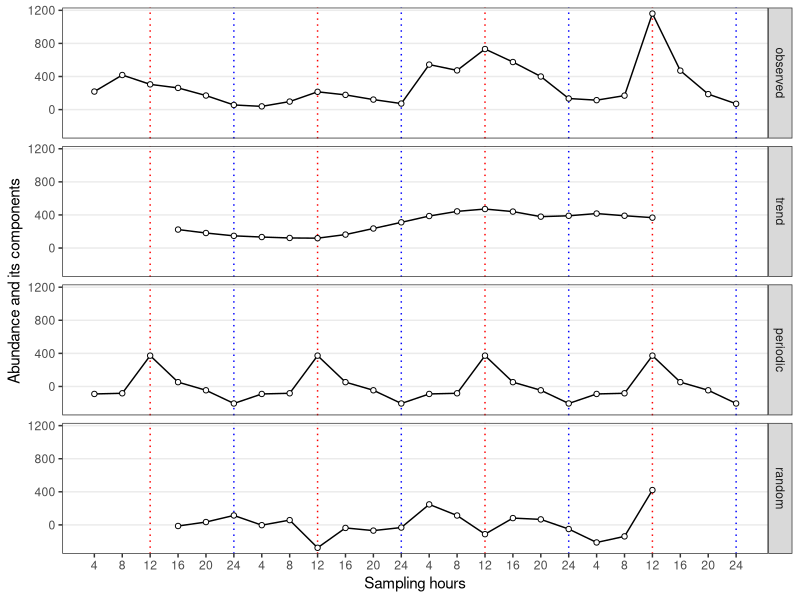
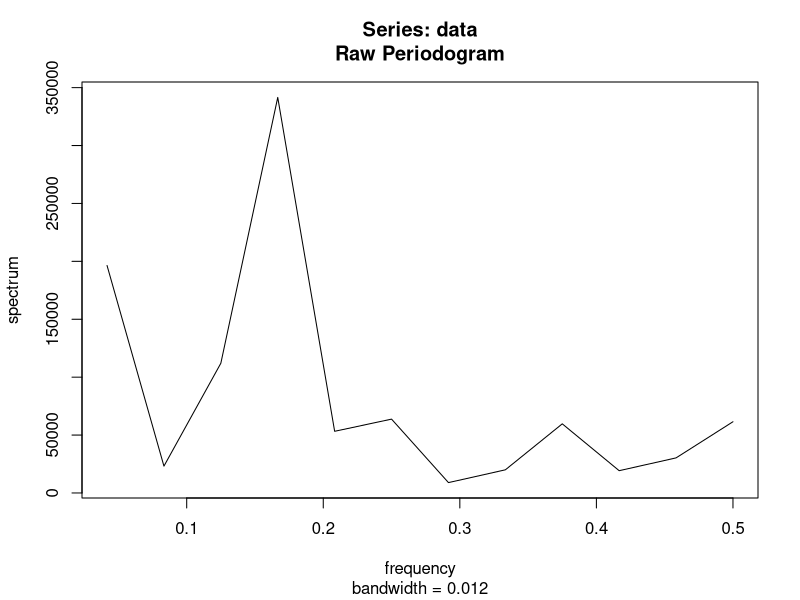
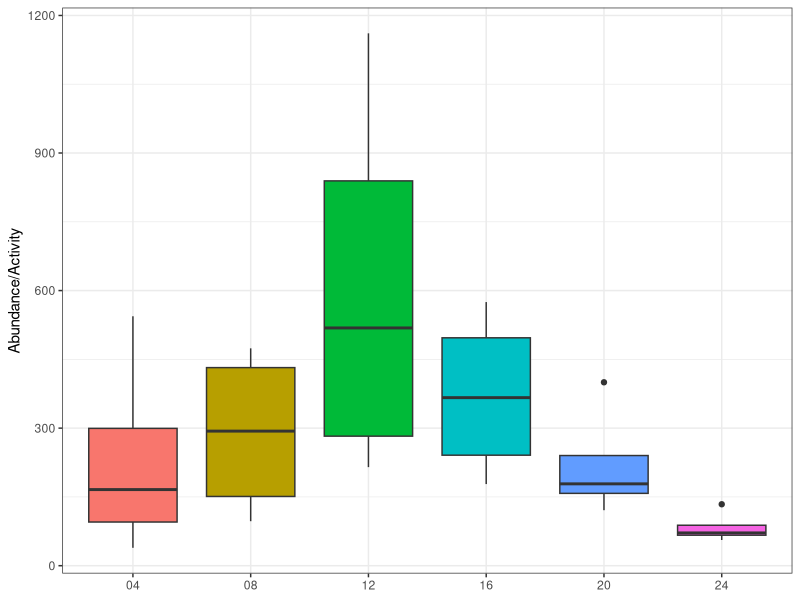
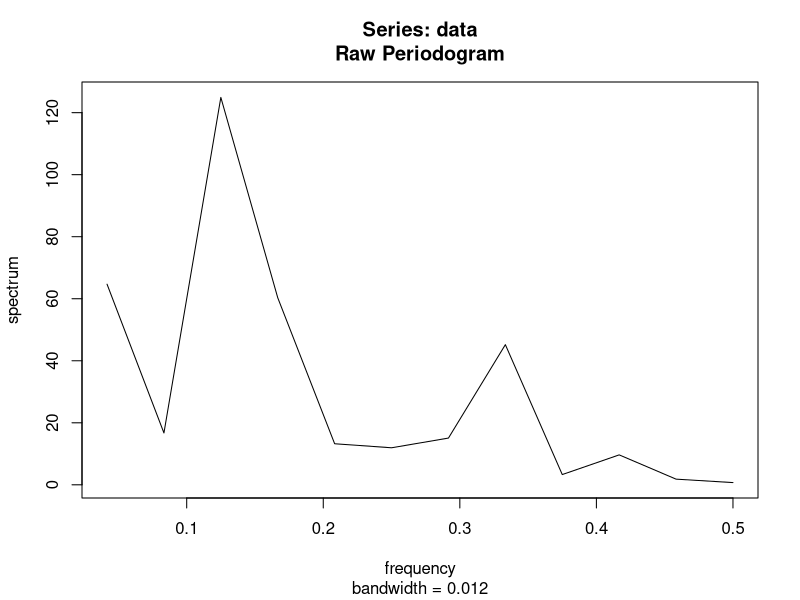
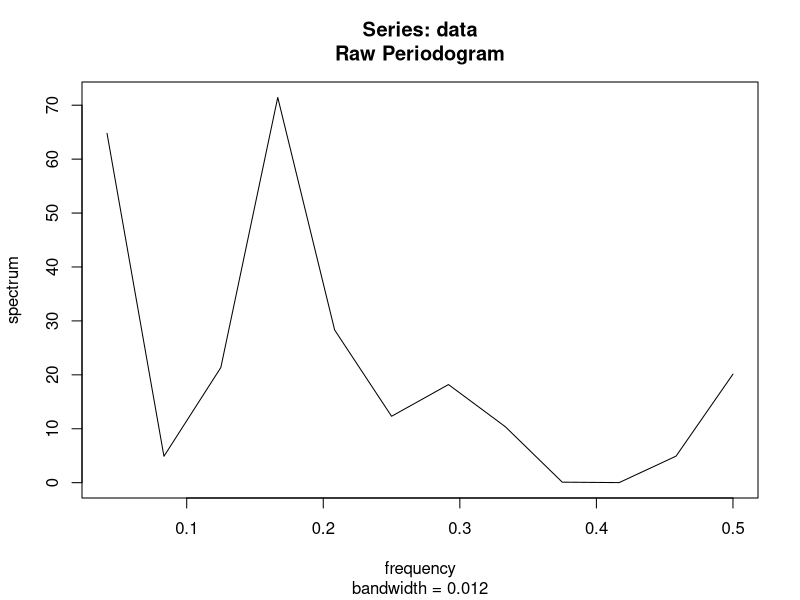
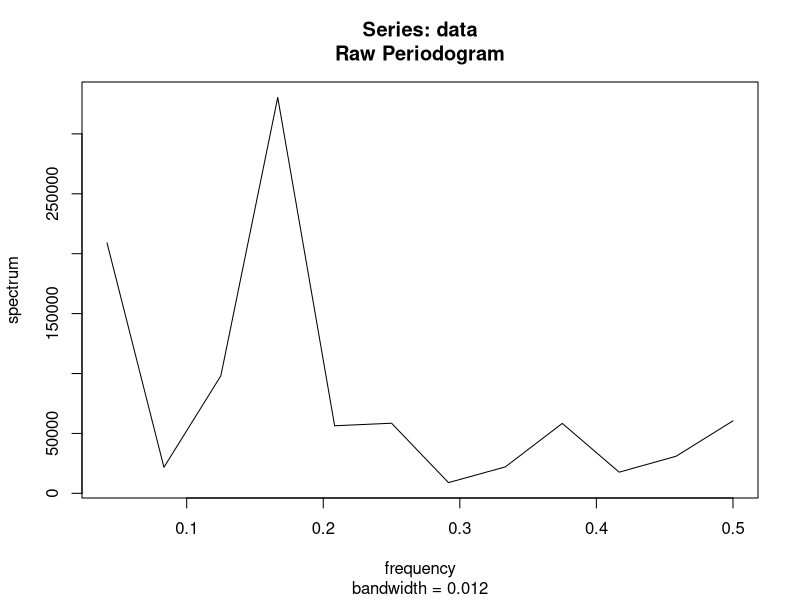
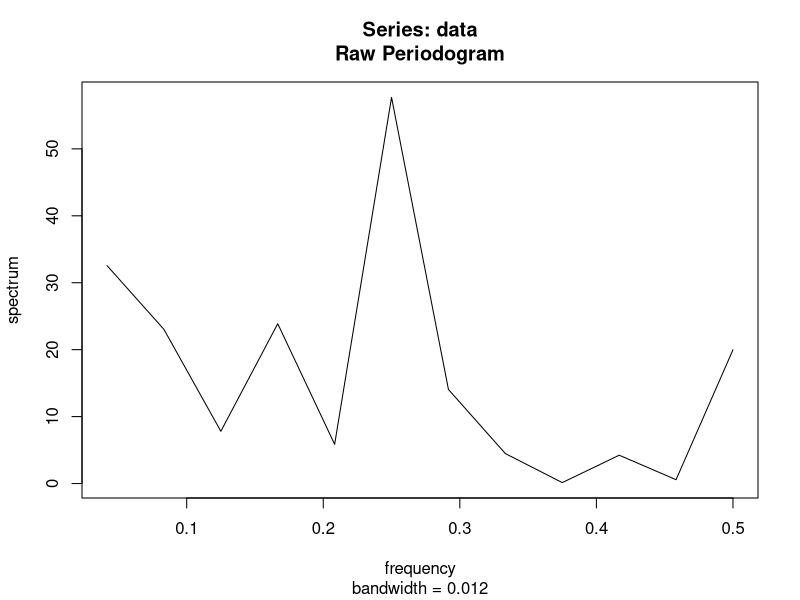
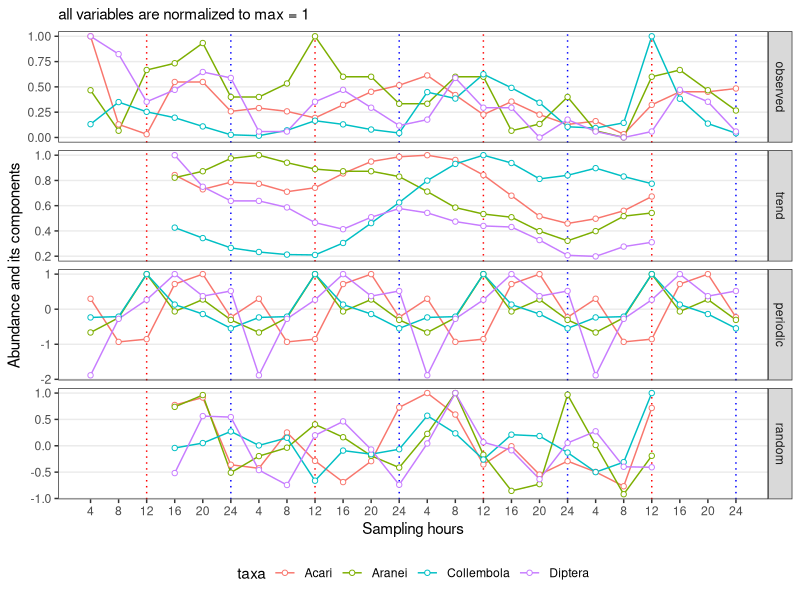

These charts were generated, in order, by the following R code: (Note: this script raises an error after producing the figures.)
library(tidyverse)
# custom functions --------------------------------------------------------
per2 <- function(data, periodicity_freq){
	data <- as.numeric(data)
	# Compute the power spectral density
	psd <- spec.pgram(data, log = "no", detrend = FALSE)

	# Compute the spectral density ratio (SDR)
	denom_freq_range <- c(periodicity_freq*0.9, periodicity_freq*1.1)
	
	denom_power <- mean(psd$spec[psd$freq >= denom_freq_range[1] | psd$freq <= denom_freq_range[2]])
	num_power <- psd$spec[abs(psd$freq - periodicity_freq) == min(abs(psd$freq - periodicity_freq))]
	sdr <- num_power/denom_power

	# Perform an F-test to test the significance of the SDR
	num_df <- 1
	denom_df <- psd$df
	num_mean <- num_power
	denom_mean <- denom_power
	f_stat <- (num_mean/denom_mean)/((num_df/num_mean)+(denom_df/denom_mean))
	p_val <- pf(f_stat, num_df, denom_df, lower.tail = FALSE)
	
	# Results
	list(x = data, total = sum(data), SDR = sdr, 
		F.statistic = f_stat, psd_df = psd$df, p.value = p_val)
}

decompress <- function(a){
    # Export decomposed time series as tibble columns
	var.name <- deparse(substitute(a))
	a |> 
		ts(frequency = 6) |> 
		decompose() |> 
		_[1:4] |> 
		as_tibble() |> 
		rename_with(~paste0(var.name, "_", .x))
}

# data load ---------------------------------------------------------------
loggers <- readxl::read_excel("Data_28.04.2023.xlsx", 
		sheet = "logger_data", skip = 1) %>% 
	# select(D, H) %>%
	mutate(D = as.numeric(substr(D, 1, 2)), 
		  H = (floor(H/4)+1)*4) %>%
	group_by(D, H) %>% 
	summarise_all(mean) %>% 
	ungroup() %>% 
	filter(D != 9, D != 18)

factors <- readxl::read_excel("Data_28.04.2023.xlsx", 
		sheet = "factors", range = "A2:E26") %>% 
	mutate(D = substr(str_squish(D), 1, 2), 
		  D = as.numeric(D), 
		  log_lux = log10(lux), .after = 2)
factors <- left_join(factors, loggers, by = c("D", "H")) 

suppressMessages(suppressWarnings(
df <- readxl::read_excel("Data_28.04.2023.xlsx", 
			    sheet = "animals", skip = 3)
))
df <- df %>% 
	mutate_all(as.character) %>% 
	pivot_longer(names_to = "dt", values_to = "abu", -1:-2) %>% 
	separate(dt, sep = "_", into = c("D", "h")) %>% 
	separate(h , sep = "\\:", into = "H", extra = "drop") %>% 
	mutate_at(c("D", "H", "abu"), as.numeric) #%>% filter(abu > 0)

# H1: is total activity periodic? -------------------------------------------------------

abu <- df %>% 
	filter(taxatype == "general") %>% 
	group_by(D, H) %>% 
	summarise(abu = sum(abu, na.rm = TRUE), .groups = "drop") %>% 
	pull(abu) %>% 
	ts(frequency = 6) %>% 
	decompose()

abu[c("x", "seasonal", "trend", "random")] %>% 
	as.data.frame() %>% 
	rename(observed = x, periodic = seasonal) %>% 
	mutate(dd = rep(1:(nrow(.)/6), each = 6), 
		  hh = rep(1:6, 4),
		  xx = paste0("d", dd, "_t", hh)) %>% 
	rownames_to_column("id") %>% 
	mutate(id = as.numeric(id), hh = as.factor(hh)) %>% 
	pivot_longer(names_to = "component", values_to = "val", -c("id", "xx", "dd", "hh")) %>% 
	mutate(component = factor(component,
						 levels = c("observed","trend", "periodic", "random"))) %>% 
	ggplot(aes(x = id, y = val)) +
	geom_vline(xintercept = (1:4)*6-3, color = "red", linetype = "dotted") +
	geom_vline(xintercept = (1:4)*6, color = "blue", linetype = "dotted") +
	geom_line() + 
	geom_point(shape = 21, fill = "white") +
	theme_bw() +
	facet_grid(rows = vars(component)) + #, scales = "free") + 
	scale_x_continuous(breaks = 1:24, 
		labels = rep(1:6*4, 4)) + 
	theme(axis.text.x = element_text(angle = 0), 
		 panel.grid.minor = element_blank(), 
		 panel.grid.minor.y = element_blank(), 
		 panel.grid.major.x = element_blank()) +
	labs(x = "Sampling hours", y = "Abundance and its components")
ggsave("total_abundance.svg")

per2(abu$x, 1/6)

# соотношение сигнал/шум > 4
# Н0 о непериодичности активности отклонена на уровне p<0.001

data.frame(x = rep(1:6, 4), y = as.numeric(abu$x)) %>% 
	mutate(x = factor(x)) %>% 
	ggplot(aes(y = y, x = x, group = x, fill = x)) + 
	geom_boxplot() + 
	theme_bw() + 
	theme(legend.position = "none") + 
	labs(x = NULL, y = "Abundance/Activity") + 
	scale_x_discrete(breaks = 1:6, 
		labels = c("04", "08", "12", "16", "20","24"))

# H#1 by taxa -------------------------------------------------------------
by_taxa <- df %>% 
	filter(taxatype == "general", taxa %in% c("Collembola", "Aranei", "Acari", "Diptera")) %>% 
	split(.$taxa) %>% 
	map(~.x %>% 
		group_by(D, H) %>% 
		summarise(abu = sum(abu, na.rm = TRUE), .groups = "drop") %>% 
		pull(abu) %>% 
		ts(frequency = 6) %>% 
		decompose()
	)
by_taxa %>% 
	transpose %>% 
	pluck("x") %>% 
	lapply(as.numeric) %>% 
	lapply(function(a){
		per2(a, 1/6)
	})

by_taxa %>% lapply(function(a){
		cbind(x = a$x, trend = a$trend, 
			seasonal = a$seasonal, random = a$random) %>% 
		as_tibble %>% 
		mutate_all(function(b){b/max(b, na.rm = TRUE)}) %>% 
		rownames_to_column("id") %>% 
		mutate(id = as.numeric(id))}) %>%  
	map_df(rbind, .id = "taxa") %>% 
	rename(observed = x, periodic = seasonal) %>% 
	pivot_longer(names_to = "component", values_to = "val", -1:-2) %>% 
	mutate(component = factor(component,
		levels = c("observed","trend", "periodic", "random"))) %>% 
	ggplot(aes(x = id, y = val, color = taxa)) +
	# geom_vline(xintercept = (1:4)*6-3) +
	geom_vline(xintercept = (1:4)*6-3, color = "red", linetype = "dotted") +
	geom_vline(xintercept = (1:4)*6, color = "blue", linetype = "dotted") +
	geom_line() + 
	geom_point(shape = 21, fill = "white") +
	theme_bw() +
	facet_grid(rows = vars(component), scales = "free") + 
	scale_x_continuous(breaks = 1:24, labels = rep(1:6*4, 4)) + 
	theme(axis.text.x = element_text(angle = 0), 
		 panel.grid.minor = element_blank(), 
		 panel.grid.minor.y = element_blank(), 
		 panel.grid.major.x = element_blank(), 
		 legend.position = "bottom") +
	labs(x = "Sampling hours", y = "Abundance and its components", 
		subtitle = "all variables are normalized to max = 1")

# dominant species  -------------------------------------------------------
dom_sp <- df %>%
	filter(taxa %in% c("Erigone psychrophila", "Masikia indistincta",
		"Brachystomella parvula (Schäffer, 1896)", 
		"Isotomurus chaos Potapov et Babenko, 2011",
		"Isotomurus stuxbergi (Tullberg, 1876)", 
		"Pachyotoma crassicauda (Tullberg, 1871)")) %>% 
	separate(taxa, c("gen", "sp"), " ", extra = "drop") %>% 
	unite(taxa, gen, sp, sep = " ") %>% 
	split(.$taxa) %>% 
	map(~.x %>% 
	    	group_by(D, H) %>% 
	    	summarise(abu = sum(abu, na.rm = TRUE), .groups = "drop") %>% 
	    	pull(abu) %>% 
	    	ts(frequency = 6) %>% 
	    	decompose()
	)
dom_sp %>% 
	transpose %>% 
	pluck("x") %>% 
	lapply(as.numeric) %>% 
	lapply(function(a){
		per2(a, 1/6)
	})

dom_sp %>% 
	lapply(function(a){
	cbind(x = a$x, trend = a$trend, 
		 seasonal = a$seasonal, random = a$random) %>% 
		as_tibble %>% 
		mutate_all(function(b){b/max(b, na.rm = TRUE)}) %>% 
		rownames_to_column("id") %>% 
		mutate(id = as.numeric(id))}) %>%  
	map_df(rbind, .id = "taxa") %>% 
	rename(observed = x, periodic = seasonal) %>% 
	pivot_longer(names_to = "component", values_to = "val", -1:-2) %>% 
	mutate(component = factor(component,
						 levels = c("observed","trend", "periodic", "random"))) %>% 
	ggplot(aes(x = id, y = val, color = taxa)) +
	geom_vline(xintercept = (1:4)*6-3, color = "red", linetype = "dotted") +
	geom_vline(xintercept = (1:4)*6, color = "blue", linetype = "dotted") +
	geom_line() + 
	geom_point(shape = 21, fill = "white") +
	theme_bw() +
	facet_grid(rows = vars(component), scales = "free") + 
	scale_x_continuous(breaks = 1:24, labels = rep(1:6*4, 4)) + 
	theme(axis.text.x = element_text(angle = 0), 
		 panel.grid.minor = element_blank(), 
		 panel.grid.minor.y = element_blank(), 
		 panel.grid.major.x = element_blank(), 
		 legend.text = element_text(face = "italic"),
		 legend.position = "bottom") +
	labs(x = "Sampling hours", y = "Abundance and its components", 
		subtitle = "all variables are normalized to max = 1")

# I.stuxbergi
I.stuxbergi <- dom_sp %>% 
	pluck("Isotomurus stuxbergi", "x") %>% 
	as.numeric()

per2(I.stuxbergi, 1/2)
per2(I.stuxbergi, 1/3)
per2(I.stuxbergi, 1/4)
per2(I.stuxbergi, 1/5)
per2(I.stuxbergi, 1/6)
per2(I.stuxbergi, 1/7)
per2(I.stuxbergi, 1/8)
per2(I.stuxbergi, 1/9)

# predictors multicoll & periodicity ----------------------------------------------------


df.forgam <- df %>% 
	filter(taxatype == "general") %>% 
	group_by(D, H) %>% 
	summarise(abu = sum(abu), .groups = "drop") %>% 
	left_join(factors, by = c("D", "H")) %>% 
	mutate(decompress(abu), decompress(lux), decompress(log_lux))

factors[,-1:-2] %>% 
	cor(method = "spearman") %>% 
	round(2)

cor.val <- cor(factors[,-1:-3], method = "spearman")
cor.pval <- expand_grid(v1 = 4:10, v2 = 4:10) %>% 
	split(1:nrow(.)) %>% 
	lapply(function(a){
		p = cor.test(as_vector(factors[,a$v1]), as_vector(factors[,a$v2]), 
				   method = "spearman")
		data.frame(p = p$p.value, 
				 v1 = colnames(factors)[a$v1], 
				 v2 = colnames(factors)[a$v2])
	}) %>% 
	map_df(tibble) %>% 
	mutate(p = p.adjust(p, method = "BY")) %>% 
	pivot_wider(names_from = v2, values_from = p) %>% 
	column_to_rownames("v1") %>% 
	as.matrix()


svg("multicollin.svg")
corrplot::corrplot(
	corr = cor.val, 
	p.mat = cor.pval, 
	type="upper", 
	order = "original",
	diag = FALSE,
	col =  corrplot::COL2('RdYlBu', 10)[10:1], 
	sig.level = 0.05)
dev.off() 

df.forcor <- df %>% 
	filter(taxatype == "general", taxa %in% c("Collembola", "Aranei", "Acari", "Diptera")) %>% 
	group_by(D, H, taxa) %>% 
	summarise(abu = sum(abu), .groups = "drop") %>% 
	pivot_wider(names_from = taxa, values_from = abu) %>% 
	left_join(df.forgam, by = c("D", "H")) %>% 
	select(All = abu, Collembola, Acari, Aranei, Diptera, 
		  lux, wind_20cm, temp_20cm, hum_rel)

cor.val <- cor(df.forcor[,1:5], df.forcor[,6:9], 
	method = "spearman")
cor.pval <- expand_grid(v1 = 1:5, v2 = 6:9) %>% 
	split(1:nrow(.)) %>% 
	lapply(function(a){
		p = cor.test(as_vector(df.forcor[,a$v1]), as_vector(df.forcor[,a$v2]), 
				   method = "spearman")
		data.frame(p = p$p.value, 
				 # est = p$estimate,
				 v1 = colnames(df.forcor[a$v1]),
				 v2 = colnames(df.forcor[,a$v2]))
	}) %>% 
	map_df(tibble) %>% 
	mutate(p = p.adjust(p, method = "BY")) %>% 
	pivot_wider(names_from = v2, values_from = p) %>% 
	column_to_rownames("v1") %>% 
	as.matrix()

svg("orders_and_factors.svg")
corrplot::corrplot(
	corr = cor.val, 
	p.mat = cor.pval, 
	type="full", 
	order = "original",
	diag = TRUE,
	is.corr=FALSE,
	col =  corrplot::COL2('RdYlBu', 10)[10:1], 
	sig.level = 0.05)
dev.off()


df.mass <- df %>% 
	filter(taxa %in% c("Erigone psychrophila", "Masikia indistincta",
				    "Brachystomella parvula (Schäffer, 1896)", 
				    "Isotomurus chaos Potapov et Babenko, 2011",
				    "Isotomurus stuxbergi (Tullberg, 1876)", 
				    "Pachyotoma crassicauda (Tullberg, 1871)")) %>% 
	separate(taxa, c("gen", "sp"), " ", extra = "drop") %>% 
	unite(taxa, gen, sp, sep = " ") %>% 
	group_by(D, H, taxa) %>% 
	summarise(abu = sum(abu), .groups = "drop") %>% 
	pivot_wider(names_from = taxa, values_from = abu) %>% 
	left_join(df.forgam, by = c("D", "H")) %>% 
	select(3:8, lux, wind_20cm, temp_20cm, hum_rel)

cor.val <- cor(df.mass[,1:6], df.mass[,7:10], 
			method = "spearman")
cor.pval <- expand_grid(v1 = 1:6, v2 = 7:10) %>% 
	split(1:nrow(.)) %>% 
	lapply(function(a){
		p = cor.test(as_vector(df.mass[,a$v1]), as_vector(df.mass[,a$v2]), 
				   method = "spearman")
		data.frame(p = p$p.value, 
				 # est = p$estimate,
				 v1 = colnames(df.mass[a$v1]),
				 v2 = colnames(df.mass[,a$v2]))
	}) %>% 
	map_df(tibble) %>% 
	mutate(p = p.adjust(p, method = "BY")) %>% 
	pivot_wider(names_from = v2, values_from = p) %>% 
	column_to_rownames("v1") %>% 
	as.matrix()

svg("dominants_and_factors.svg")
corrplot::corrplot(
	corr = cor.val, 
	p.mat = cor.pval, 
	type="full", 
	order = "original",
	diag = TRUE,
	is.corr=FALSE,
	col =  corrplot::COL2('RdYlBu', 10)[10:1], 
	sig.level = 0.05)
dev.off()

# models ------------------------------------------------------------------
library(mgcv)


# DF <- abu[1:4] %>% 
# 	as.data.frame() %>% 
# 	rename_with(~ paste0("abu_", .x)) %>% 
# 	cbind(DF, .)
	


mgcv::gam(abu ~ log_lux + hum_rel, data = DF) %>% ft
mgcv::gam(abu ~ s(log_lux) + hum_rel, data = DF) %>% ft
mgcv::gam(abu ~ s(log_lux) + s(hum_rel), data = DF) %>% ft
mgcv::gam(abu ~ log_lux + hum_rel + wind_20cm, data = DF) %>% ft
mgcv::gam(abu ~ log_lux + hum_rel + s(D, bs = 're') , data = DF) %>% ft
mgcv::gam(abu ~ s(log_lux) + hum_rel + s(D, bs = 're') , data = DF) %>% ft
mgcv::gam(abu ~ s(lux)     + hum_rel + s(D, bs = 're') , data = DF) %>% ft
mgcv::gam(abu_seasonal ~ lux_seasonal     + hum_rel + s(D, bs = 're') , data = DF) %>% ft


mgcv::gam(abu_random ~ lux + hum_rel , data = DF) %>% ft
mgcv::gam(abu_random ~ hum_rel , data = DF) %>% ft
mgcv::gam(abu_random ~ lux + hum_rel , data = DF) %>% ft


fit <- mgcv::gam(abu ~ s(lux, k = 10)     + hum_rel + s(D,  bs = 're') , data = DF) 
mgcv::gam.check(fit)



fit3 <- lm(abu ~ lux_raw + temp_20cm + hum_abs, data = DF)
summary(fit3)
AIC(fit3)
